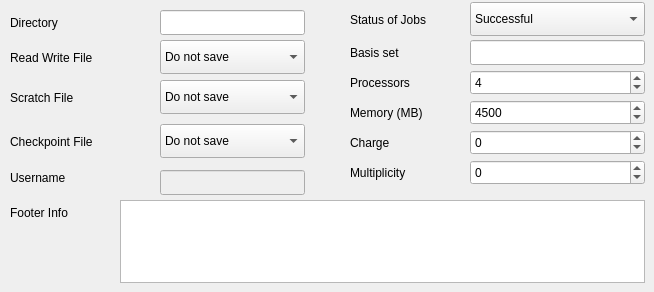
      <widget class="QWidget" name="t1t2">
       <attribute name="title">
        <string>Convert Output to Input</string>
       </attribute>
       <widget class="QLabel" name="t1t2l04">
        <property name="geometry">
         <rect>
          <x>10</x>
          <y>45</y>
          <width>111</width>
          <height>25</height>
         </rect>
        </property>
        <property name="text">
         <string>Read Write File</string>
        </property>
       </widget>
       <widget class="QLabel" name="t1t2l03">
        <property name="geometry">
         <rect>
          <x>10</x>
          <y>85</y>
          <width>81</width>
          <height>25</height>
         </rect>
        </property>
        <property name="text">
         <string>Scratch File</string>
        </property>
       </widget>
       <widget class="QComboBox" name="Scr_drop_2">
        <property name="geometry">
         <rect>
          <x>160</x>
          <y>80</y>
          <width>145</width>
          <height>34</height>
         </rect>
        </property>
        <item>
         <property name="text">
          <string>Do not save</string>
         </property>
        </item>
        <item>
         <property name="text">
          <string>Same directory</string>
         </property>
        </item>
        <item>
         <property name="text">
          <string>/scratch/scr</string>
         </property>
        </item>
        <item>
         <property name="text">
          <string>Same &amp; Nosave</string>
         </property>
        </item>
       </widget>
       <widget class="QLabel" name="t1t2l01">
        <property name="geometry">
         <rect>
          <x>10</x>
          <y>10</y>
          <width>60</width>
          <height>25</height>
         </rect>
        </property>
        <property name="text">
         <string>Directory</string>
        </property>
       </widget>
       <widget class="QLineEdit" name="t1de_2">
        <property name="geometry">
         <rect>
          <x>160</x>
          <y>10</y>
          <width>145</width>
          <height>25</height>
         </rect>
        </property>
       </widget>
       <widget class="QTextEdit" name="foote_2">
        <property name="geometry">
         <rect>
          <x>120</x>
          <y>200</y>
          <width>525</width>
          <height>83</height>
         </rect>
        </property>
        <property name="html">
         <string>&lt;!DOCTYPE HTML PUBLIC &quot;-//W3C//DTD HTML 4.0//EN&quot; &quot;http://www.w3.org/TR/REC-html40/strict.dtd&quot;&gt;
&lt;html&gt;&lt;head&gt;&lt;meta name=&quot;qrichtext&quot; content=&quot;1&quot; /&gt;&lt;style type=&quot;text/css&quot;&gt;
p, li { white-space: pre-wrap; }
&lt;/style&gt;&lt;/head&gt;&lt;body style=&quot; font-family:'Noto Sans'; font-size:10pt; font-weight:400; font-style:normal;&quot;&gt;
&lt;p style=&quot;-qt-paragraph-type:empty; margin-top:0px; margin-bottom:0px; margin-left:0px; margin-right:0px; -qt-block-indent:0; text-indent:0px; font-family:'MS Shell Dlg 2'; font-size:8pt;&quot;&gt;&lt;br /&gt;&lt;/p&gt;&lt;/body&gt;&lt;/html&gt;</string>
        </property>
       </widget>
       <widget class="QLabel" name="t1t2l07">
        <property name="geometry">
         <rect>
          <x>350</x>
          <y>70</y>
          <width>80</width>
          <height>25</height>
         </rect>
        </property>
        <property name="text">
         <string>Processors</string>
        </property>
       </widget>
       <widget class="QLabel" name="t1t2l02">
        <property name="geometry">
         <rect>
          <x>10</x>
          <y>129</y>
          <width>121</width>
          <height>25</height>
         </rect>
        </property>
        <property name="text">
         <string>Checkpoint File</string>
        </property>
       </widget>
       <widget class="QLabel" name="t1t2l05">
        <property name="geometry">
         <rect>
          <x>10</x>
          <y>165</y>
          <width>81</width>
          <height>25</height>
         </rect>
        </property>
        <property name="text">
         <string>Username</string>
        </property>
       </widget>
       <widget class="QLabel" name="t1t2l11">
        <property name="geometry">
         <rect>
          <x>10</x>
          <y>200</y>
          <width>81</width>
          <height>25</height>
         </rect>
        </property>
        <property name="text">
         <string>Footer Info</string>
        </property>
       </widget>
       <widget class="QComboBox" name="Chk_drop_2">
        <property name="geometry">
         <rect>
          <x>160</x>
          <y>124</y>
          <width>145</width>
          <height>34</height>
         </rect>
        </property>
        <item>
         <property name="text">
          <string>Do not save</string>
         </property>
        </item>
        <item>
         <property name="text">
          <string>Same directory</string>
         </property>
        </item>
        <item>
         <property name="text">
          <string>/scratch/chk</string>
         </property>
        </item>
       </widget>
       <widget class="QSpinBox" name="Multi_entry_2">
        <property name="geometry">
         <rect>
          <x>470</x>
          <y>160</y>
          <width>175</width>
          <height>25</height>
         </rect>
        </property>
        <property name="minimum">
         <number>-99</number>
        </property>
        <property name="maximum">
         <number>99</number>
        </property>
        <property name="value">
         <number>0</number>
        </property>
       </widget>
       <widget class="QSpinBox" name="mem_entry_2">
        <property name="geometry">
         <rect>
          <x>470</x>
          <y>100</y>
          <width>175</width>
          <height>25</height>
         </rect>
        </property>
        <property name="maximum">
         <number>128000</number>
        </property>
        <property name="value">
         <number>4500</number>
        </property>
       </widget>
       <widget class="QLabel" name="t1t2l06">
        <property name="geometry">
         <rect>
          <x>350</x>
          <y>40</y>
          <width>60</width>
          <height>25</height>
         </rect>
        </property>
        <property name="text">
         <string>Basis set</string>
        </property>
       </widget>
       <widget class="QSpinBox" name="proc_entry_2">
        <property name="geometry">
         <rect>
          <x>470</x>
          <y>70</y>
          <width>175</width>
          <height>25</height>
         </rect>
        </property>
        <property name="maximum">
         <number>32</number>
        </property>
        <property name="value">
         <number>4</number>
        </property>
       </widget>
       <widget class="QLineEdit" name="basis_entry_2">
        <property name="geometry">
         <rect>
          <x>470</x>
          <y>40</y>
          <width>175</width>
          <height>25</height>
         </rect>
        </property>
       </widget>
       <widget class="QComboBox" name="Rwf_drop_2">
        <property name="geometry">
         <rect>
          <x>160</x>
          <y>40</y>
          <width>145</width>
          <height>34</height>
         </rect>
        </property>
        <item>
         <property name="text">
          <string>Do not save</string>
         </property>
        </item>
        <item>
         <property name="text">
          <string>Same directory</string>
         </property>
        </item>
        <item>
         <property name="text">
          <string>/scratch/rwf</string>
         </property>
        </item>
        <item>
         <property name="text">
          <string>Same &amp; Nosave</string>
         </property>
        </item>
       </widget>
       <widget class="QLabel" name="t1t2l09">
        <property name="geometry">
         <rect>
          <x>350</x>
          <y>130</y>
          <width>80</width>
          <height>25</height>
         </rect>
        </property>
        <property name="text">
         <string>Charge</string>
        </property>
       </widget>
       <widget class="QSpinBox" name="CHARGE_entry_2">
        <property name="geometry">
         <rect>
          <x>470</x>
          <y>130</y>
          <width>175</width>
          <height>25</height>
         </rect>
        </property>
        <property name="minimum">
         <number>-99</number>
        </property>
        <property name="maximum">
         <number>99</number>
        </property>
        <property name="value">
         <number>0</number>
        </property>
       </widget>
       <widget class="QLabel" name="t1t2l10">
        <property name="geometry">
         <rect>
          <x>350</x>
          <y>160</y>
          <width>81</width>
          <height>25</height>
         </rect>
        </property>
        <property name="text">
         <string>Multiplicity</string>
        </property>
       </widget>
       <widget class="QLabel" name="t1t2l08">
        <property name="geometry">
         <rect>
          <x>350</x>
          <y>100</y>
          <width>101</width>
          <height>25</height>
         </rect>
        </property>
        <property name="text">
         <string>Memory (MB)</string>
        </property>
       </widget>
       <widget class="QLineEdit" name="gusr_entry_2">
        <property name="enabled">
         <bool>false</bool>
        </property>
        <property name="geometry">
         <rect>
          <x>160</x>
          <y>170</y>
          <width>145</width>
          <height>25</height>
         </rect>
        </property>
       </widget>
       <widget class="QLabel" name="t1t2l12">
        <property name="geometry">
         <rect>
          <x>350</x>
          <y>7</y>
          <width>101</width>
          <height>25</height>
         </rect>
        </property>
        <property name="text">
         <string>Status of Jobs</string>
        </property>
       </widget>
       <widget class="QComboBox" name="t1t2CB_1">
        <property name="geometry">
         <rect>
          <x>470</x>
          <y>2</y>
          <width>175</width>
          <height>34</height>
         </rect>
        </property>
        <item>
         <property name="text">
          <string>Successful</string>
         </property>
        </item>
        <item>
         <property name="text">
          <string>Succesful &amp; Imaginary</string>
         </property>
        </item>
        <item>
         <property name="text">
          <string>Sucessful &amp; Failed</string>
         </property>
        </item>
       </widget>
      </widget>
